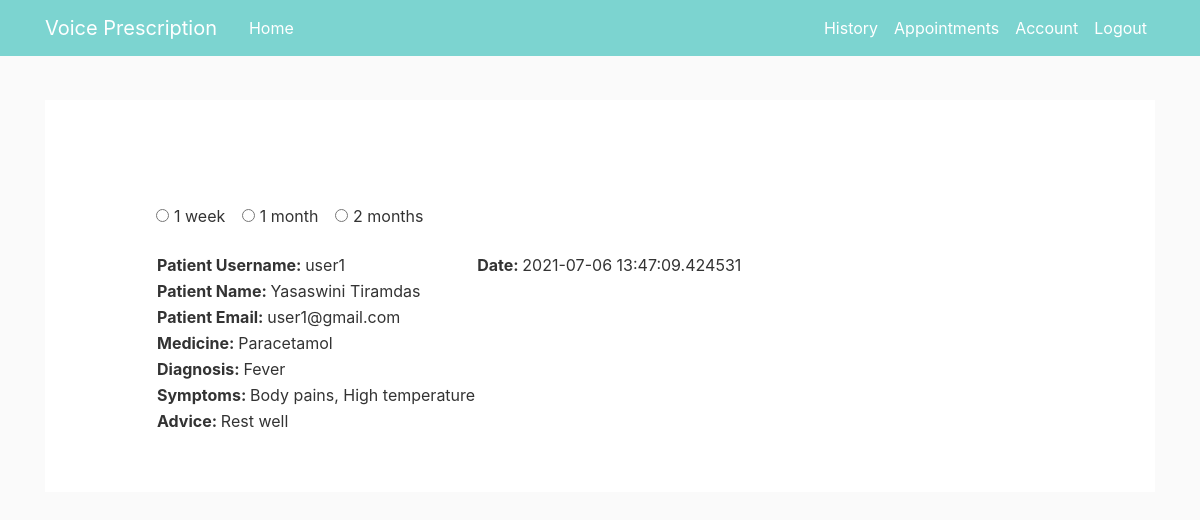
The page /history (signed in) on the database its author committed.
### voiceprescription/models.py (models this page shows, shortened)
class Prescriptions(db.Model):
    id = db.Column(db.Integer, primary_key=True)
    patient_id = db.Column(db.Integer, db.ForeignKey('user.id'))
    doctor_id = db.Column(db.Integer, db.ForeignKey('user.id'))
    patient_name = db.Column(db.String(30), nullable=False)
    age = db.Column(db.Integer, nullable=False)
    appointment_id = db.Column(db.Integer, db.ForeignKey('appointments.id'))
    date_and_time = db.Column(db.DateTime, nullable=False, default=datetime.utcnow)
    prescription = db.Column(db.String(150), nullable=False)
    diagnosis = db.Column(db.String(150), nullable=False)
    symptoms = db.Column(db.String(150), nullable=False)
    advice = db.Column(db.String(150), nullable=False)
    sign = db.Column(db.String(30), nullable=False)
    doctor = relationship("User", foreign_keys=[doctor_id])
    patient = relationship("User", foreign_keys=[patient_id])
    appointments = relationship("Appointments", foreign_keys=[appointment_id])

class User(db.Model, UserMixin):
    id = db.Column(db.Integer, primary_key=True)
    username = db.Column(db.String(20), unique=True, nullable=False)
    email = db.Column(db.String(120), unique=True, nullable=False)
    image_file = db.Column(db.String(20), nullable=False, default='default.jpg')
    type = db.Column(db.String(2), nullable=False, default='p')
    password = db.Column(db.String(60), nullable=False)

### voiceprescription/routes.py (the view)
@app.route('/history')
def history():
    if current_user.type=='p':
        patient_pres = Prescriptions.query.filter_by(patient_id=current_user.id).order_by(Prescriptions.date_and_time.desc()).all()
        return render_template('displayprescriptions.html', prescriptions=patient_pres)
    else:
        doctor_pres = Prescriptions.query.filter_by(doctor_id=current_user.id).order_by(Prescriptions.date_and_time.desc()).all()
        return render_template('displayprescriptions.html', prescriptions=doctor_pres)

### voiceprescription/models.py (called while the page is built)
@login_manager.user_loader
def load_user(user_id):
    return User.query.get(int(user_id))

### voiceprescription/templates/displayprescriptions.html
{% extends "layout.html" %}
{% block content %}
<div class="content padL10per">
    <div class="padTB24"></div>
    <form action="">
        <div class="form-check form-check-inline">
            <input class="form-check-input" type="radio" name="inlineRadioOptions" id="inlineRadio1" value="option1">
            <label class="form-check-label" for="inlineRadio1">1 week</label>
        </div>
        <div class="form-check form-check-inline">
            <input class="form-check-input" type="radio" name="inlineRadioOptions" id="inlineRadio1" value="option1">
            <label class="form-check-label" for="inlineRadio1">1 month</label>
        </div>
        <div class="form-check form-check-inline">
            <input class="form-check-input" type="radio" name="inlineRadioOptions" id="inlineRadio1" value="option1">
            <label class="form-check-label" for="inlineRadio1">2 months</label>
        </div>
    </form>
    <br>
    {% for prescription in prescriptions %}
    <table>
        <caption></caption>
        <tbody>
            {% if current_user.type == 'p' %}
            <tr>
                <td><strong>Doctor Username: </strong>{{prescription.doctor.username}}</td>
                <td><strong>Date: </strong>{{prescription.date_and_time}}</td>
            </tr>
            <tr>
                <td><strong>Doctor Email: </strong>{{prescription.doctor.email}}</td>
            </tr>
            {% else %}
            <tr>
                <td><strong>Patient Username: </strong>{{prescription.patient.username}}</td>
                <td><strong>Date: </strong>{{prescription.date_and_time}}</td>
            </tr>
            <tr>
                <td><strong>Patient Name: </strong>{{prescription.patient_name}}</td>
            </tr>
            <tr>
                <td><strong>Patient Email: </strong>{{prescription.patient.email}}</td>
            </tr>
            {% endif %}
            <tr>
                <td><strong>Medicine: </strong>{{prescription.prescription}}</td>
            </tr>
            <tr>
                <td><strong>Diagnosis: </strong>{{prescription.diagnosis}}</td>
            </tr>
            <tr>
                <td><strong>Symptoms: </strong>{{prescription.symptoms}}</td>
            </tr>
            <tr>
                <td><strong>Advice: </strong>{{prescription.advice}}</td>
            </tr>
        </tbody>
    </table>
    <br />
    {% endfor %}
</div>
{% endblock content %}

### voiceprescription/static/main.css (style rules this page uses)
body { background: #fafafa; color: #333333; padding-top: 100px; padding-bottom: 100px; }
.content { background: #ffffff; padding: 10px 20px; margin-bottom: 20px; padding-top: 5%; }
.padL10per { padding-left: 10%; }
.padTB24 { padding-top: 24px; padding-bottom: 24px; }

### rows shown on the page
Prescriptions: patient.username "user1", date_and_time "2021-07-06 13:47:09.424531", patient_name "Yasaswini Tiramdas", patient.email "user1@gmail.com", prescription "Paracetamol", diagnosis "Fever", symptoms "Body pains, High temperature", advice "Rest well"
